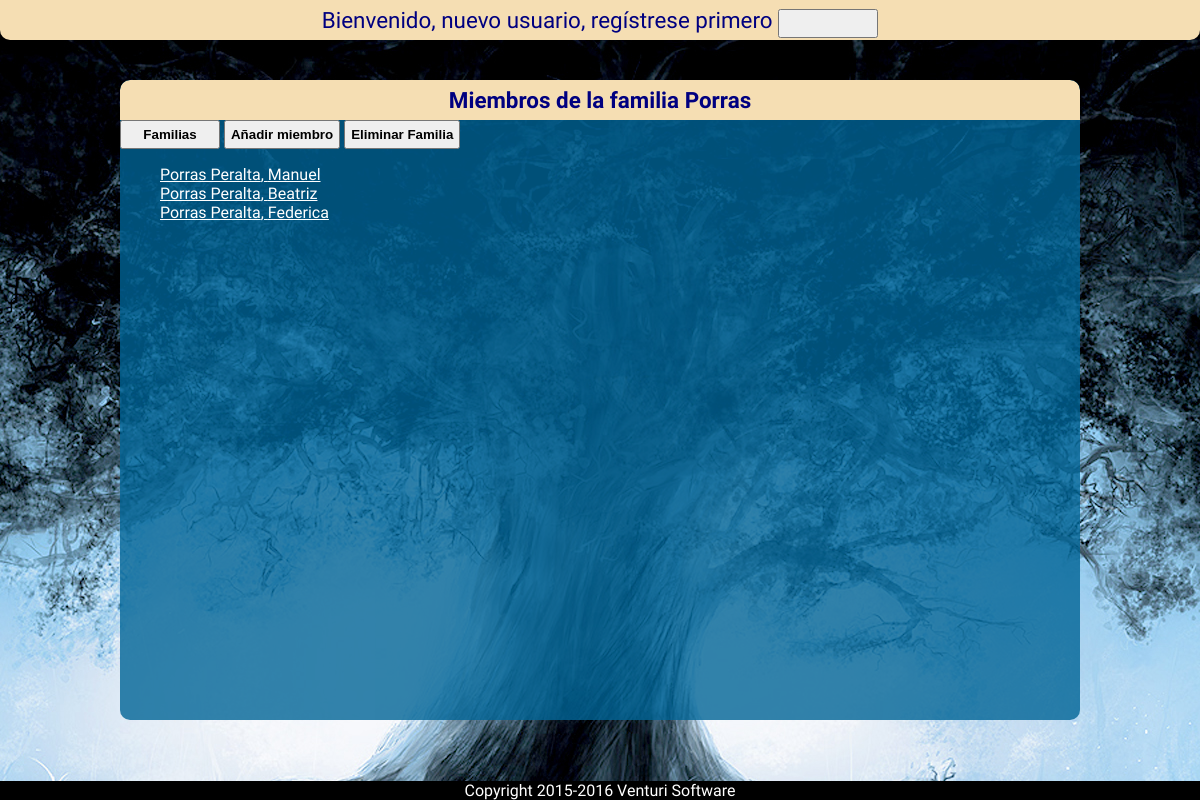
/family/1/, run on the app's committed database.
### family/models.py (models this page shows, shortened)
class Family(models.Model):
	family_name = models.CharField('Apellido familiar',max_length=100) #Apellido familiar
	family_count = models.IntegerField('Número de miembros',default=0) #Número de componentes de la familia
	family_id = models.CharField(max_length=24) #Id personal de la familia

class Member(models.Model):
	member_family_id = models.ForeignKey(Family,verbose_name='ID Familia') #Clave ajena que une al miembro de la familia con su familia
	member_name = models.CharField(verbose_name='Nombre',max_length=100) #Nombre del miembro de la familia
	member_surname = models.CharField(verbose_name='Apellidos',max_length=100) #Apellido o Apellidos del miembro de la familia
	member_sex = models.CharField(verbose_name='Sexo',choices=(('Hombre','Hombre'),('Mujer','Mujer'),('No especificado','No especificado')),max_length=20) #Sexo del miembro de la familia
	member_birth = models.DateField('Fecha de nacimiento',help_text='Fecha en este formato <em>YYYY-MM-DD</em>') #Fecha de nacimiento
	member_rip = models.DateField('Fecha de fallecimiento',null=True,blank=True) #Fecha de defunción
	member_profile_image = models.ImageField('Foto de perfil',null=True,blank=True) #Imagen de perfil del miembro de la familia
	member_partner_id = models.IntegerField(default=0,null=True,blank=True,verbose_name='ID Pareja') #ID del cónyuge que sirve de enlace a una nueva familia
	member_email = models.EmailField('E-Mail',null=True,blank=True) #Correo electrónico de contacto

### family/views.py (the view)
# urls.py: url(r'^(?P<req_id>[0-9])+/$', views.reqFamily, name='family'),
def reqFamily(request, req_id):
	family = get_object_or_404(Family, pk=req_id)
	members = Member.objects.filter(member_family_id=req_id)
	context = {'family':family,'members':members}
	return render(request, 'family/viewFamily.html',context)

### family/templates/family/viewFamily.html (shortened to what this page needs)
{% extends "base.html" %}
{% block content %}
<div class="cabecera_seccion">
	<h1 class="titulo_seccion">Miembros de la familia {{ family.family_name }}</h1>
	<input type="button" onclick="location.href='/family/'" value="Familias"/>
	<input onclick="location.href='/family/{{ family.id }}/member/add'" type="submit" value="Añadir miembro"/>
	<input type="button" onclick="location.href='/family/delete'" value="Eliminar Familia"/>
	{% if members %}
		<ul>
		{% for famMember in members %}
			<li><a href="/family/member/{{ famMember.id }}/">{{ famMember.member_surname }}, {{ famMember.member_name }}</a></li>
		{% endfor %}
		</ul>
	{% else %}
		<p>No hay ningún miembro registrado o dado de alta.</p>
	{% endif %}
</div>
{% endblock %}

### family/static/family/style.css (style rules this page uses)
body { background-color: wheat; color: white; text-align: justify; font-family: Cantarell; width: 100%; margin: 0; background-image: url('./images/tree-sun.jpg'); background-position: top center; background-attachment: fixed; z-index: 0; }
input[type="button"],input[type="submit"],button { padding: 5px; width: auto; min-width: 100px; font-weight: bold; }
ul { list-style-type: none; }
a { width: auto; color: white; }
a:visited, a:before { color: white; }
.titulo_seccion { background-color: wheat; line-height: 40px; width: 100%; color: navy; left: 0; top: 0; margin: 0; padding: 0; text-align: center; font-size: 140%; border-radius: 10px 10px 0px 0px; -moz-border-radius: 10px 10px 0px 0px; -webkit-border-radius: 10px 10px 0px 0px; border: 0px; border-collapse: collapse; z-index: 500; }

### data on the page
Family: family_name "Porras"
Member: member_surname "Porras Peralta", member_name "Manuel"
Member: member_surname "Porras Peralta", member_name "Beatriz"
Member: member_surname "Porras Peralta", member_name "Federica"
